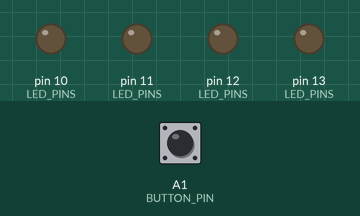
The sketch below on a simulated Arduino Uno, built with avr-gcc and run on an emulated ATmega328P. Shown: output pins drawn as LEDs (lit = HIGH). Inputs (shaded band) come from the test bench; at power-on: A1 (BUTTON_PIN) LOW.

Above: at 1.2 s.
1.3 s: A1 (BUTTON_PIN) pulled HIGH for 0.15 s
At 2.1 s:
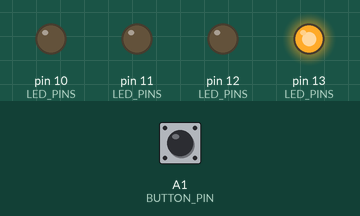
At 3.0 s:
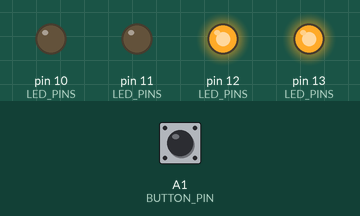
4.4 s: A1 (BUTTON_PIN) pulled HIGH for 3.2 s
At 4.4 s:
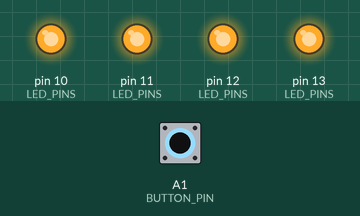
Timing chart, 0 to 13.8 s (numbered marks = the images above; inputs shaded):
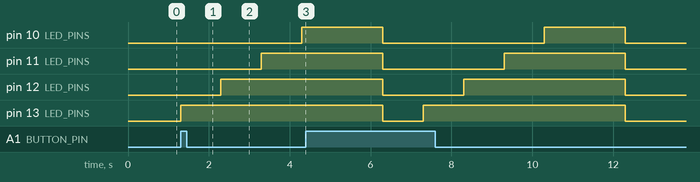

The sketch:

_20_codigo_arduino.ino
```cpp
namespace Config {
  constexpr int LED_1 = 13;
  constexpr int LED_2 = 12;
  constexpr int LED_3 = 11;
  constexpr int LED_4 = 10;
  constexpr int BUTTON_PIN = A1;
  constexpr unsigned long STEP_MS = 1000;
}

static const int LED_PINS[] = {
  Config::LED_1, Config::LED_2, Config::LED_3, Config::LED_4
};
constexpr size_t NUM_LEDS = sizeof(LED_PINS) / sizeof(LED_PINS[0]);

void set_all_leds(int state) {
  for (size_t i = 0; i < NUM_LEDS; ++i)
    digitalWrite(LED_PINS[i], state);
}

void run_sequence() {
  for (size_t i = 0; i < NUM_LEDS; ++i) {
    digitalWrite(LED_PINS[i], HIGH);
    delay(Config::STEP_MS);
  }
  delay(Config::STEP_MS);
  set_all_leds(LOW);
  delay(Config::STEP_MS);
}

void setup() {
  for (size_t i = 0; i < NUM_LEDS; ++i)
    pinMode(LED_PINS[i], OUTPUT);
  pinMode(Config::BUTTON_PIN, INPUT);
}

void loop() {
  if (digitalRead(Config::BUTTON_PIN) == HIGH)
    run_sequence();
}
```

Measured:
- after the input at 1.3 s, pin 10 (LED_PINS): LOW → HIGH after 3.0 s; pin 11 (LED_PINS): LOW → HIGH after 2.0 s; pin 12 (LED_PINS): LOW → HIGH after 1.0 s; pin 13 (LED_PINS): LOW → HIGH at once
